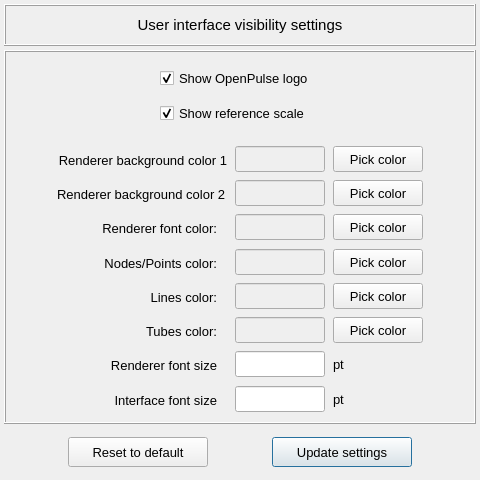
<?xml version="1.0" encoding="UTF-8"?>
<ui version="4.0">
 <class>Dialog</class>
 <widget class="QDialog" name="Dialog">
  <property name="geometry">
   <rect>
    <x>0</x>
    <y>0</y>
    <width>480</width>
    <height>480</height>
   </rect>
  </property>
  <property name="minimumSize">
   <size>
    <width>480</width>
    <height>480</height>
   </size>
  </property>
  <property name="maximumSize">
   <size>
    <width>480</width>
    <height>480</height>
   </size>
  </property>
  <property name="windowTitle">
   <string>Interface visibility settings</string>
  </property>
  <layout class="QGridLayout" name="gridLayout_2">
   <property name="leftMargin">
    <number>4</number>
   </property>
   <property name="topMargin">
    <number>4</number>
   </property>
   <property name="rightMargin">
    <number>4</number>
   </property>
   <property name="bottomMargin">
    <number>4</number>
   </property>
   <property name="spacing">
    <number>4</number>
   </property>
   <item row="0" column="0">
    <widget class="QFrame" name="frame_title">
     <property name="minimumSize">
      <size>
       <width>0</width>
       <height>42</height>
      </size>
     </property>
     <property name="maximumSize">
      <size>
       <width>600</width>
       <height>42</height>
      </size>
     </property>
     <property name="frameShape">
      <enum>QFrame::Box</enum>
     </property>
     <property name="frameShadow">
      <enum>QFrame::Raised</enum>
     </property>
     <property name="lineWidth">
      <number>1</number>
     </property>
     <layout class="QGridLayout" name="gridLayout_10">
      <property name="leftMargin">
       <number>0</number>
      </property>
      <property name="topMargin">
       <number>0</number>
      </property>
      <property name="rightMargin">
       <number>0</number>
      </property>
      <property name="bottomMargin">
       <number>0</number>
      </property>
      <property name="spacing">
       <number>0</number>
      </property>
      <item row="0" column="0">
       <widget class="QLabel" name="label_title">
        <property name="minimumSize">
         <size>
          <width>0</width>
          <height>28</height>
         </size>
        </property>
        <property name="maximumSize">
         <size>
          <width>16777215</width>
          <height>16777215</height>
         </size>
        </property>
        <property name="font">
         <font>
          <pointsize>11</pointsize>
         </font>
        </property>
        <property name="frameShape">
         <enum>QFrame::NoFrame</enum>
        </property>
        <property name="frameShadow">
         <enum>QFrame::Raised</enum>
        </property>
        <property name="text">
         <string>User interface visibility settings</string>
        </property>
        <property name="textFormat">
         <enum>Qt::AutoText</enum>
        </property>
        <property name="alignment">
         <set>Qt::AlignCenter</set>
        </property>
       </widget>
      </item>
     </layout>
    </widget>
   </item>
   <item row="1" column="0">
    <widget class="QFrame" name="frame">
     <property name="minimumSize">
      <size>
       <width>0</width>
       <height>0</height>
      </size>
     </property>
     <property name="maximumSize">
      <size>
       <width>600</width>
       <height>500</height>
      </size>
     </property>
     <property name="frameShape">
      <enum>QFrame::Box</enum>
     </property>
     <property name="frameShadow">
      <enum>QFrame::Raised</enum>
     </property>
     <layout class="QGridLayout" name="gridLayout_3">
      <property name="leftMargin">
       <number>4</number>
      </property>
      <property name="topMargin">
       <number>4</number>
      </property>
      <property name="rightMargin">
       <number>4</number>
      </property>
      <property name="bottomMargin">
       <number>4</number>
      </property>
      <property name="spacing">
       <number>4</number>
      </property>
      <item row="0" column="0">
       <widget class="QFrame" name="frame_6">
        <property name="minimumSize">
         <size>
          <width>240</width>
          <height>80</height>
         </size>
        </property>
        <property name="maximumSize">
         <size>
          <width>16777215</width>
          <height>80</height>
         </size>
        </property>
        <property name="frameShape">
         <enum>QFrame::NoFrame</enum>
        </property>
        <property name="frameShadow">
         <enum>QFrame::Raised</enum>
        </property>
        <layout class="QGridLayout" name="gridLayout_14">
         <property name="leftMargin">
          <number>4</number>
         </property>
         <property name="topMargin">
          <number>4</number>
         </property>
         <property name="rightMargin">
          <number>4</number>
         </property>
         <property name="bottomMargin">
          <number>4</number>
         </property>
         <property name="spacing">
          <number>4</number>
         </property>
         <item row="0" column="2">
          <spacer name="horizontalSpacer_2">
           <property name="orientation">
            <enum>Qt::Horizontal</enum>
           </property>
           <property name="sizeHint" stdset="0">
            <size>
             <width>40</width>
             <height>20</height>
            </size>
           </property>
          </spacer>
         </item>
         <item row="0" column="0">
          <spacer name="horizontalSpacer">
           <property name="orientation">
            <enum>Qt::Horizontal</enum>
           </property>
           <property name="sizeHint" stdset="0">
            <size>
             <width>40</width>
             <height>20</height>
            </size>
           </property>
          </spacer>
         </item>
         <item row="1" column="1">
          <widget class="QCheckBox" name="checkBox_reference_scale">
           <property name="minimumSize">
            <size>
             <width>160</width>
             <height>26</height>
            </size>
           </property>
           <property name="maximumSize">
            <size>
             <width>180</width>
             <height>26</height>
            </size>
           </property>
           <property name="font">
            <font>
             <family>MS Shell Dlg 2</family>
             <pointsize>10</pointsize>
             <weight>50</weight>
             <italic>false</italic>
             <bold>false</bold>
            </font>
           </property>
           <property name="text">
            <string>Show reference scale</string>
           </property>
           <property name="checked">
            <bool>true</bool>
           </property>
          </widget>
         </item>
         <item row="0" column="1">
          <widget class="QCheckBox" name="checkBox_OpenPulse_logo">
           <property name="minimumSize">
            <size>
             <width>160</width>
             <height>26</height>
            </size>
           </property>
           <property name="maximumSize">
            <size>
             <width>180</width>
             <height>26</height>
            </size>
           </property>
           <property name="font">
            <font>
             <family>MS Shell Dlg 2</family>
             <pointsize>10</pointsize>
             <weight>50</weight>
             <italic>false</italic>
             <bold>false</bold>
            </font>
           </property>
           <property name="text">
            <string>Show OpenPulse logo</string>
           </property>
           <property name="checked">
            <bool>true</bool>
           </property>
          </widget>
         </item>
        </layout>
       </widget>
      </item>
      <item row="1" column="0">
       <widget class="QFrame" name="frame_background_color_2">
        <property name="minimumSize">
         <size>
          <width>320</width>
          <height>42</height>
         </size>
        </property>
        <property name="maximumSize">
         <size>
          <width>16777215</width>
          <height>16777215</height>
         </size>
        </property>
        <property name="frameShape">
         <enum>QFrame::NoFrame</enum>
        </property>
        <property name="frameShadow">
         <enum>QFrame::Raised</enum>
        </property>
        <layout class="QGridLayout" name="gridLayout_20">
         <property name="leftMargin">
          <number>4</number>
         </property>
         <property name="topMargin">
          <number>4</number>
         </property>
         <property name="rightMargin">
          <number>4</number>
         </property>
         <property name="bottomMargin">
          <number>4</number>
         </property>
         <property name="horizontalSpacing">
          <number>8</number>
         </property>
         <property name="verticalSpacing">
          <number>4</number>
         </property>
         <item row="8" column="1">
          <widget class="QLabel" name="label_2">
           <property name="sizePolicy">
            <sizepolicy hsizetype="Preferred" vsizetype="Preferred">
             <horstretch>160</horstretch>
             <verstretch>0</verstretch>
            </sizepolicy>
           </property>
           <property name="minimumSize">
            <size>
             <width>160</width>
             <height>32</height>
            </size>
           </property>
           <property name="maximumSize">
            <size>
             <width>160</width>
             <height>32</height>
            </size>
           </property>
           <property name="font">
            <font>
             <pointsize>10</pointsize>
            </font>
           </property>
           <property name="text">
            <string>Renderer font size</string>
           </property>
           <property name="alignment">
            <set>Qt::AlignRight|Qt::AlignTrailing|Qt::AlignVCenter</set>
           </property>
          </widget>
         </item>
         <item row="8" column="2">
          <widget class="QLineEdit" name="lineEdit_renderer_font_size">
           <property name="enabled">
            <bool>true</bool>
           </property>
           <property name="minimumSize">
            <size>
             <width>90</width>
             <height>26</height>
            </size>
           </property>
           <property name="maximumSize">
            <size>
             <width>90</width>
             <height>26</height>
            </size>
           </property>
           <property name="font">
            <font>
             <pointsize>10</pointsize>
            </font>
           </property>
          </widget>
         </item>
         <item row="9" column="2">
          <widget class="QLineEdit" name="lineEdit_interface_font_size">
           <property name="enabled">
            <bool>true</bool>
           </property>
           <property name="minimumSize">
            <size>
             <width>90</width>
             <height>26</height>
            </size>
           </property>
           <property name="maximumSize">
            <size>
             <width>90</width>
             <height>26</height>
            </size>
           </property>
           <property name="font">
            <font>
             <pointsize>10</pointsize>
            </font>
           </property>
          </widget>
         </item>
         <item row="8" column="3">
          <widget class="QLabel" name="label_3">
           <property name="font">
            <font>
             <pointsize>10</pointsize>
            </font>
           </property>
           <property name="text">
            <string>pt</string>
           </property>
           <property name="alignment">
            <set>Qt::AlignLeading|Qt::AlignLeft|Qt::AlignVCenter</set>
           </property>
          </widget>
         </item>
         <item row="9" column="3">
          <widget class="QLabel" name="label_5">
           <property name="font">
            <font>
             <pointsize>10</pointsize>
            </font>
           </property>
           <property name="text">
            <string>pt</string>
           </property>
           <property name="alignment">
            <set>Qt::AlignLeading|Qt::AlignLeft|Qt::AlignVCenter</set>
           </property>
          </widget>
         </item>
         <item row="9" column="1">
          <widget class="QLabel" name="label_4">
           <property name="sizePolicy">
            <sizepolicy hsizetype="Preferred" vsizetype="Preferred">
             <horstretch>160</horstretch>
             <verstretch>0</verstretch>
            </sizepolicy>
           </property>
           <property name="minimumSize">
            <size>
             <width>160</width>
             <height>32</height>
            </size>
           </property>
           <property name="maximumSize">
            <size>
             <width>160</width>
             <height>32</height>
            </size>
           </property>
           <property name="font">
            <font>
             <pointsize>10</pointsize>
            </font>
           </property>
           <property name="text">
            <string>Interface font size</string>
           </property>
           <property name="alignment">
            <set>Qt::AlignRight|Qt::AlignTrailing|Qt::AlignVCenter</set>
           </property>
          </widget>
         </item>
         <item row="4" column="1">
          <widget class="QLabel" name="label_12">
           <property name="minimumSize">
            <size>
             <width>160</width>
             <height>32</height>
            </size>
           </property>
           <property name="maximumSize">
            <size>
             <width>160</width>
             <height>32</height>
            </size>
           </property>
           <property name="font">
            <font>
             <pointsize>10</pointsize>
             <weight>50</weight>
             <bold>false</bold>
            </font>
           </property>
           <property name="frameShape">
            <enum>QFrame::NoFrame</enum>
           </property>
           <property name="frameShadow">
            <enum>QFrame::Raised</enum>
           </property>
           <property name="text">
            <string>Renderer font color:</string>
           </property>
           <property name="alignment">
            <set>Qt::AlignRight|Qt::AlignTrailing|Qt::AlignVCenter</set>
           </property>
          </widget>
         </item>
         <item row="1" column="3">
          <widget class="QPushButton" name="pushButton_renderer_background_color_1">
           <property name="minimumSize">
            <size>
             <width>90</width>
             <height>26</height>
            </size>
           </property>
           <property name="maximumSize">
            <size>
             <width>90</width>
             <height>26</height>
            </size>
           </property>
           <property name="font">
            <font>
             <pointsize>10</pointsize>
            </font>
           </property>
           <property name="styleSheet">
            <string notr="true"/>
           </property>
           <property name="text">
            <string>Pick color</string>
           </property>
          </widget>
         </item>
         <item row="7" column="1">
          <widget class="QLabel" name="label_8">
           <property name="minimumSize">
            <size>
             <width>160</width>
             <height>32</height>
            </size>
           </property>
           <property name="maximumSize">
            <size>
             <width>160</width>
             <height>32</height>
            </size>
           </property>
           <property name="font">
            <font>
             <pointsize>10</pointsize>
            </font>
           </property>
           <property name="frameShape">
            <enum>QFrame::NoFrame</enum>
           </property>
           <property name="frameShadow">
            <enum>QFrame::Raised</enum>
           </property>
           <property name="text">
            <string>Tubes color:</string>
           </property>
           <property name="alignment">
            <set>Qt::AlignRight|Qt::AlignTrailing|Qt::AlignVCenter</set>
           </property>
          </widget>
         </item>
         <item row="4" column="2">
          <widget class="QLineEdit" name="lineEdit_renderer_font_color">
           <property name="enabled">
            <bool>false</bool>
           </property>
           <property name="minimumSize">
            <size>
             <width>90</width>
             <height>26</height>
            </size>
           </property>
           <property name="maximumSize">
            <size>
             <width>90</width>
             <height>26</height>
            </size>
           </property>
           <property name="font">
            <font>
             <family>Arial</family>
             <pointsize>11</pointsize>
             <weight>75</weight>
             <italic>false</italic>
             <bold>true</bold>
            </font>
           </property>
           <property name="styleSheet">
            <string notr="true"/>
           </property>
           <property name="alignment">
            <set>Qt::AlignCenter</set>
           </property>
          </widget>
         </item>
         <item row="6" column="2">
          <widget class="QLineEdit" name="lineEdit_lines_color">
           <property name="enabled">
            <bool>false</bool>
           </property>
           <property name="minimumSize">
            <size>
             <width>90</width>
             <height>26</height>
            </size>
           </property>
           <property name="maximumSize">
            <size>
             <width>90</width>
             <height>26</height>
            </size>
           </property>
           <property name="font">
            <font>
             <family>Arial</family>
             <pointsize>11</pointsize>
             <weight>75</weight>
             <italic>false</italic>
             <bold>true</bold>
            </font>
           </property>
           <property name="styleSheet">
            <string notr="true"/>
           </property>
           <property name="alignment">
            <set>Qt::AlignCenter</set>
           </property>
          </widget>
         </item>
         <item row="4" column="3">
          <widget class="QPushButton" name="pushButton_renderer_font_color">
           <property name="minimumSize">
            <size>
             <width>90</width>
             <height>26</height>
            </size>
           </property>
           <property name="maximumSize">
            <size>
             <width>90</width>
             <height>26</height>
            </size>
           </property>
           <property name="font">
            <font>
             <pointsize>10</pointsize>
            </font>
           </property>
           <property name="styleSheet">
            <string notr="true"/>
           </property>
           <property name="text">
            <string>Pick color</string>
           </property>
          </widget>
         </item>
         <item row="5" column="3">
          <widget class="QPushButton" name="pushButton_nodes_points_color">
           <property name="minimumSize">
            <size>
             <width>90</width>
             <height>26</height>
            </size>
           </property>
           <property name="maximumSize">
            <size>
             <width>90</width>
             <height>26</height>
            </size>
           </property>
           <property name="font">
            <font>
             <pointsize>10</pointsize>
             <weight>50</weight>
             <italic>false</italic>
             <bold>false</bold>
            </font>
           </property>
           <property name="styleSheet">
            <string notr="true"/>
           </property>
           <property name="text">
            <string>Pick color</string>
           </property>
          </widget>
         </item>
         <item row="1" column="1">
          <widget class="QLabel" name="label_10">
           <property name="minimumSize">
            <size>
             <width>170</width>
             <height>32</height>
            </size>
           </property>
           <property name="maximumSize">
            <size>
             <width>170</width>
             <height>32</height>
            </size>
           </property>
           <property name="font">
            <font>
             <pointsize>10</pointsize>
             <weight>50</weight>
             <bold>false</bold>
            </font>
           </property>
           <property name="frameShape">
            <enum>QFrame::NoFrame</enum>
           </property>
           <property name="frameShadow">
            <enum>QFrame::Raised</enum>
           </property>
           <property name="text">
            <string>Renderer background color 1</string>
           </property>
           <property name="alignment">
            <set>Qt::AlignRight|Qt::AlignTrailing|Qt::AlignVCenter</set>
           </property>
          </widget>
         </item>
         <item row="6" column="1">
          <widget class="QLabel" name="label_7">
           <property name="minimumSize">
            <size>
             <width>160</width>
             <height>32</height>
            </size>
           </property>
           <property name="maximumSize">
            <size>
             <width>160</width>
             <height>32</height>
            </size>
           </property>
           <property name="font">
            <font>
             <pointsize>10</pointsize>
            </font>
           </property>
           <property name="frameShape">
            <enum>QFrame::NoFrame</enum>
           </property>
           <property name="frameShadow">
            <enum>QFrame::Raised</enum>
           </property>
           <property name="text">
            <string>Lines color:</string>
           </property>
           <property name="alignment">
            <set>Qt::AlignRight|Qt::AlignTrailing|Qt::AlignVCenter</set>
           </property>
          </widget>
         </item>
         <item row="5" column="2">
          <widget class="QLineEdit" name="lineEdit_nodes_points_color">
           <property name="enabled">
            <bool>false</bool>
           </property>
           <property name="minimumSize">
            <size>
             <width>90</width>
             <height>26</height>
            </size>
           </property>
           <property name="maximumSize">
            <size>
             <width>90</width>
             <height>26</height>
            </size>
           </property>
           <property name="font">
            <font>
             <family>Arial</family>
             <pointsize>11</pointsize>
             <weight>75</weight>
             <italic>false</italic>
             <bold>true</bold>
            </font>
           </property>
           <property name="styleSheet">
            <string notr="true"/>
           </property>
           <property name="alignment">
            <set>Qt::AlignCenter</set>
           </property>
          </widget>
         </item>
         <item row="7" column="3">
          <widget class="QPushButton" name="pushButton_tubes_color">
           <property name="minimumSize">
            <size>
             <width>90</width>
             <height>26</height>
            </size>
           </property>
           <property name="maximumSize">
            <size>
             <width>90</width>
             <height>26</height>
            </size>
           </property>
           <property name="font">
            <font>
             <family>Arial</family>
             <pointsize>10</pointsize>
             <weight>50</weight>
             <italic>false</italic>
             <bold>false</bold>
            </font>
           </property>
           <property name="styleSheet">
            <string notr="true"/>
           </property>
           <property name="text">
            <string>Pick color</string>
           </property>
          </widget>
         </item>
         <item row="5" column="1">
          <widget class="QLabel" name="label_6">
           <property name="minimumSize">
            <size>
             <width>160</width>
             <height>32</height>
            </size>
           </property>
           <property name="maximumSize">
            <size>
             <width>160</width>
             <height>32</height>
            </size>
           </property>
           <property name="font">
            <font>
             <pointsize>10</pointsize>
            </font>
           </property>
           <property name="frameShape">
            <enum>QFrame::NoFrame</enum>
           </property>
           <property name="frameShadow">
            <enum>QFrame::Raised</enum>
           </property>
           <property name="text">
            <string>Nodes/Points color:</string>
           </property>
           <property name="alignment">
            <set>Qt::AlignRight|Qt::AlignTrailing|Qt::AlignVCenter</set>
           </property>
          </widget>
         </item>
         <item row="7" column="2">
          <widget class="QLineEdit" name="lineEdit_tubes_color">
           <property name="enabled">
            <bool>false</bool>
           </property>
           <property name="minimumSize">
            <size>
             <width>90</width>
             <height>26</height>
            </size>
           </property>
           <property name="maximumSize">
            <size>
             <width>90</width>
             <height>26</height>
            </size>
           </property>
           <property name="font">
            <font>
             <family>Arial</family>
             <pointsize>11</pointsize>
             <weight>75</weight>
             <italic>false</italic>
             <bold>true</bold>
            </font>
           </property>
           <property name="styleSheet">
            <string notr="true"/>
           </property>
           <property name="alignment">
            <set>Qt::AlignCenter</set>
           </property>
          </widget>
         </item>
         <item row="1" column="2">
          <widget class="QLineEdit" name="lineEdit_renderer_background_color_1">
           <property name="enabled">
            <bool>false</bool>
           </property>
           <property name="minimumSize">
            <size>
             <width>90</width>
             <height>26</height>
            </size>
           </property>
           <property name="maximumSize">
            <size>
             <width>90</width>
             <height>26</height>
            </size>
           </property>
           <property name="font">
            <font>
             <family>Arial</family>
             <pointsize>11</pointsize>
             <weight>75</weight>
             <italic>false</italic>
             <bold>true</bold>
            </font>
           </property>
           <property name="styleSheet">
            <string notr="true"/>
           </property>
           <property name="alignment">
            <set>Qt::AlignCenter</set>
           </property>
          </widget>
         </item>
         <item row="6" column="3">
          <widget class="QPushButton" name="pushButton_lines_color">
           <property name="minimumSize">
            <size>
             <width>90</width>
             <height>26</height>
            </size>
           </property>
           <property name="maximumSize">
            <size>
             <width>90</width>
             <height>26</height>
            </size>
           </property>
           <property name="font">
            <font>
             <pointsize>10</pointsize>
            </font>
           </property>
           <property name="styleSheet">
            <string notr="true"/>
           </property>
           <property name="text">
            <string>Pick color</string>
           </property>
          </widget>
         </item>
         <item row="2" column="1">
          <widget class="QLabel" name="label">
           <property name="minimumSize">
            <size>
             <width>170</width>
             <height>32</height>
            </size>
           </property>
           <property name="maximumSize">
            <size>
             <width>170</width>
             <height>32</height>
            </size>
           </property>
           <property name="font">
            <font>
             <pointsize>10</pointsize>
            </font>
           </property>
           <property name="text">
            <string>Renderer background color 2</string>
           </property>
          </widget>
         </item>
         <item row="2" column="3">
          <widget class="QPushButton" name="pushButton_renderer_background_color_2">
           <property name="minimumSize">
            <size>
             <width>90</width>
             <height>26</height>
            </size>
           </property>
           <property name="maximumSize">
            <size>
             <width>90</width>
             <height>26</height>
            </size>
           </property>
           <property name="font">
            <font>
             <pointsize>10</pointsize>
            </font>
           </property>
           <property name="text">
            <string>Pick color</string>
           </property>
          </widget>
         </item>
         <item row="2" column="2">
          <widget class="QLineEdit" name="lineEdit_renderer_background_color_2">
           <property name="enabled">
            <bool>false</bool>
           </property>
           <property name="minimumSize">
            <size>
             <width>90</width>
             <height>26</height>
            </size>
           </property>
           <property name="maximumSize">
            <size>
             <width>90</width>
             <height>26</height>
            </size>
           </property>
           <property name="font">
            <font>
             <family>Arial</family>
             <pointsize>11</pointsize>
            </font>
           </property>
          </widget>
         </item>
         <item row="1" column="4">
          <spacer name="horizontalSpacer_5">
           <property name="orientation">
            <enum>Qt::Horizontal</enum>
           </property>
           <property name="sizeHint" stdset="0">
            <size>
             <width>40</width>
             <height>20</height>
            </size>
           </property>
          </spacer>
         </item>
         <item row="1" column="0">
          <spacer name="horizontalSpacer_3">
           <property name="orientation">
            <enum>Qt::Horizontal</enum>
           </property>
           <property name="sizeHint" stdset="0">
            <size>
             <width>40</width>
             <height>20</height>
            </size>
           </property>
          </spacer>
         </item>
        </layout>
       </widget>
      </item>
     </layout>
    </widget>
   </item>
   <item row="2" column="0">
    <widget class="QFrame" name="frame_buttons">
     <property name="minimumSize">
      <size>
       <width>0</width>
       <height>48</height>
      </size>
     </property>
     <property name="maximumSize">
      <size>
       <width>16777215</width>
       <height>48</height>
      </size>
     </property>
     <property name="frameShape">
      <enum>QFrame::NoFrame</enum>
     </property>
     <property name="frameShadow">
      <enum>QFrame::Raised</enum>
     </property>
     <layout class="QGridLayout" name="gridLayout">
      <property name="leftMargin">
       <number>4</number>
      </property>
      <property name="topMargin">
       <number>4</number>
      </property>
      <property name="rightMargin">
       <number>4</number>
      </property>
      <property name="bottomMargin">
       <number>4</number>
      </property>
      <property name="spacing">
       <number>4</number>
      </property>
      <item row="0" column="1">
       <widget class="QPushButton" name="pushButton_update_settings">
        <property name="minimumSize">
         <size>
          <width>140</width>
          <height>30</height>
         </size>
        </property>
        <property name="maximumSize">
         <size>
          <width>140</width>
          <height>30</height>
         </size>
        </property>
        <property name="font">
         <font>
          <pointsize>10</pointsize>
          <weight>50</weight>
          <italic>false</italic>
          <bold>false</bold>
         </font>
        </property>
        <property name="styleSheet">
         <string notr="true"/>
        </property>
        <property name="text">
         <string>Update settings</string>
        </property>
        <property name="autoDefault">
         <bool>false</bool>
        </property>
        <property name="default">
         <bool>true</bool>
        </property>
       </widget>
      </item>
      <item row="0" column="0">
       <widget class="QPushButton" name="pushButton_reset_to_default">
        <property name="minimumSize">
         <size>
          <width>140</width>
          <height>30</height>
         </size>
        </property>
        <property name="maximumSize">
         <size>
          <width>140</width>
          <height>30</height>
         </size>
        </property>
        <property name="font">
         <font>
          <pointsize>10</pointsize>
          <weight>50</weight>
          <italic>false</italic>
          <bold>false</bold>
         </font>
        </property>
        <property name="styleSheet">
         <string notr="true"/>
        </property>
        <property name="text">
         <string>Reset to default</string>
        </property>
        <property name="autoDefault">
         <bool>false</bool>
        </property>
       </widget>
      </item>
     </layout>
    </widget>
   </item>
  </layout>
 </widget>
 <tabstops>
  <tabstop>checkBox_OpenPulse_logo</tabstop>
  <tabstop>checkBox_reference_scale</tabstop>
  <tabstop>lineEdit_renderer_background_color_1</tabstop>
  <tabstop>pushButton_renderer_background_color_1</tabstop>
  <tabstop>lineEdit_renderer_font_color</tabstop>
  <tabstop>pushButton_renderer_font_color</tabstop>
  <tabstop>lineEdit_nodes_points_color</tabstop>
  <tabstop>pushButton_nodes_points_color</tabstop>
  <tabstop>lineEdit_lines_color</tabstop>
  <tabstop>pushButton_lines_color</tabstop>
  <tabstop>lineEdit_tubes_color</tabstop>
  <tabstop>pushButton_tubes_color</tabstop>
  <tabstop>pushButton_reset_to_default</tabstop>
  <tabstop>pushButton_update_settings</tabstop>
 </tabstops>
 <resources/>
 <connections/>
</ui>
